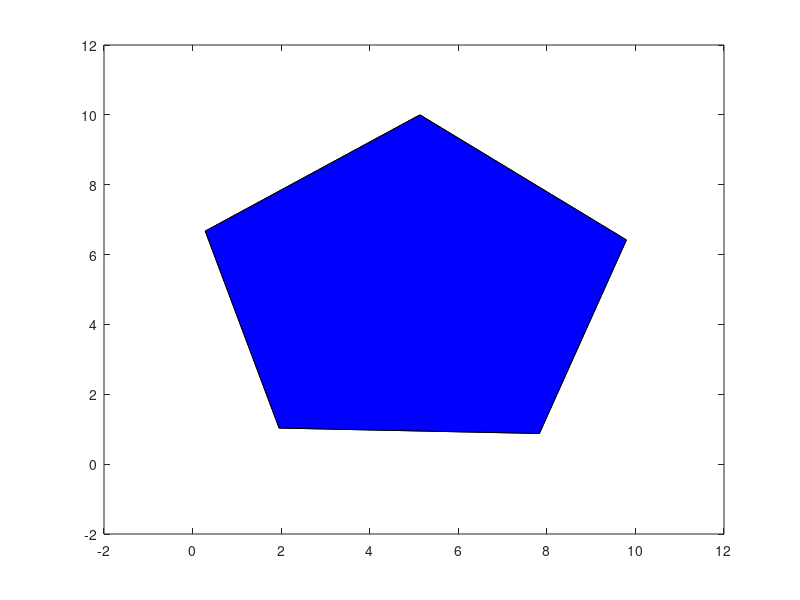

The MATLAB script that drew this image:
% Written by Patrick Cland
% Shared under the MIT License

function [hasCollided, MTV] = calculateCollision()
    currentFace = [0,0];    %Current face that we are getting the normal from
    currentAxis = [0,0];    %current axis that we are projecting onto
    currentMTV = [0,0];     %current minimum translation vector
    magTrans = intmax('int32');        %this is arbitrary, but this needs to be a large number in the beginning to get rid of false positives
    min1 = 0; min2 = 0; max1 = 0; max2 = 0; %min and max used to detect overlaps
    r1x = 0; r1y = 0; r2x = 0; r2y = 0;     %vertex matrix for each polygon's coordinates


    %retrieve input from user and store in these
    [nFace1, nFace2, vRot1, vRot2, cX1, cX2, cY1, cY2, s1, s2, failure] = processInput();
    if(failure == 1)
        return;
    end
    %create array to store results from dot products, it needs to be as big
    %as many vertices there are on the largest polygon
    dotResult1 = zeros(max([nFace1 nFace2]),1);
    dotResult2 = zeros(max([nFace1 nFace2]),1);

    %create polygons
    r1x = createPolygonX(nFace1, vRot1, cX1, s1);
    r1y = createPolygonY(nFace1, vRot1, cY1, s1);
    r2x = createPolygonX(nFace2, vRot2, cX2, s2);
    r2y = createPolygonY(nFace2, vRot2, cY2, s2);

    %Set up a dynamic bounding region for drawing the polygons on the
    %screen

    boundXmin = min([(cX1-s1) (cX2-s2)]) - 2;
    boundXmax = max([(cX1+s1) (cX2+s2)]) + 2;
    boundYmin = min([(cY1-s1) (cY2-s2)]) - 2;
    boundYmax = max([(cY1+s1) (cY2+s2)]) + 2;

    %Since matlab requires n+1 points to draw an n sided polygon, the last one being
    %the same vertex as the first, do that
    fill(r1x,r1y,'r',r2x,r2y,'b');
    axis([boundXmin boundXmax boundYmin boundYmax]);


    %We must test all the axes from the first polygon against the vertices
    %of the second polygon
    for i = 1:1:nFace1
        if(i == nFace1)
            %The last face is a special case
            currentFace = SubVector( [r1x(nFace1),r1y(nFace1)] , [r1x(1),r1y(1)] );
        else
            currentFace = SubVector( [r1x(i),r1y(i)] , [r1x(i+1),r1y(i+1)] );
        end

        %Get the unit normal vector to the face, which is the axis we
        %project to
        currentAxis = UnitVector(NormalVector(currentFace));
        fprintf('Axis: <%.2f\t%.2f>\n',currentAxis(1),currentAxis(2));

        %do the dot product to get the projection and store it
        for j = 1:1:nFace1
            dotResult1(j) = dot( [r1x(j),r1y(j)] , currentAxis);
        end
        for j = 1:1:nFace2
            dotResult2(j) = dot( [r2x(j),r2y(j)] , currentAxis);
        end

        min1 = min(dotResult1);
        min2 = min(dotResult2);
        max1 = max(dotResult1);
        max2 = max(dotResult2);

        fprintf('Min 1: %.2f\tMax 1: %.2f\tMin 2: %.2f\tMax 2: %.2f\n\n',min1,max1,min2,max2);

        %If there is no overlap of the projections, there couldn't have
        %been a collision
        if(AgtB(min2, max1) == 1)
            fprintf('\nMin 2: %.2f\tMax 1: %.2f\nProjections do not overlap.\nNo collision.\n',min2,max1);
            %hasCollided = 0;
            return;
        end

        %Calculate the magnitude of the minimum translation vector
        %The MTV's magnitude is the value of the overlap of the projections
        %and the direction is the same as the current axis.
        if((max1 - min2) < magTrans)
            magTrans = max1 - min2;
            currentMTV = magTrans*currentAxis;
        end
    end

    %-------------------------------------------------------------------
    %Now we must test all the vertices of the first polygon against the
    %axes from the 2nd polygon
    %-------------------------------------------------------------------
    for i = 1:1:nFace2
        if(i == nFace2)
            %The last face is a special case
            currentFace = SubVector( [r2x(nFace2),r2y(nFace2)] , [r2x(1),r2y(1)] );
        else
            currentFace = SubVector( [r2x(i),r2y(i)] , [r2x(i+1),r2y(i+1)] );
        end

        %Get the unit normal vector to the face, which is the axis we
        %project to
        currentAxis = UnitVector(NormalVector(currentFace));
        fprintf('Axis: <%.2f\t%.2f>\n',currentAxis(1),currentAxis(2));

        for j = 1:1:nFace1
            dotResult1(j) = dot( [r1x(j),r1y(j)] , currentAxis);
        end
        for j = 1:1:nFace2
            dotResult2(j) = dot( [r2x(j),r2y(j)] , currentAxis);
        end

        min1 = min(dotResult1);
        min2 = min(dotResult2);
        max1 = max(dotResult1);
        max2 = max(dotResult2);

        fprintf('Min 1: %.2f\tMax 1: %.2f\tMin 2: %.2f\tMax 2: %.2f\n\n',min1,max1,min2,max2);

        %If there is no overlap of the projections, there couldn't have
        %been a collision
        if(AgtB(min2, max1) == 1)
            fprintf('\nMin 2: %.2f\tMax 1: %.2f\nProjections do not overlap.\nNo collision.\n',min2,max1);
            %hasCollided = 0;
            return;
        end

        %Calculate the magnitude of the minimum translation vector
        %The MTV's magnitude is the value of the overlap of the projections
        %and the direction is the same as the current axis.
        if((max1 - min2) < magTrans)
            magTrans = max1 - min2;

            currentMTV = magTrans*currentAxis;
        end
    end

    %If there was a collision, these are the values of the collision
    MTV = currentMTV;

    %if the magnitude is 0 but there was a collision, the polygons are
    %tangential.
    if(norm(MTV) == 0)
        tangential = 1;
    else
        tangential = 0;
    end

    fprintf('\nCollision detected.\n');

    if(tangential ~= 1)
        fprintf('Magnitude of collision: %.2f\nDirection of collision: <%.2f,%.2f>\n',norm(MTV),MTV(1)/norm(MTV),MTV(2)/norm(MTV));
    else
        fprintf('The polygons are tangentially colliding.\n');
    end

end

%subtracts two vectors and gives the result
function [result] = SubVector(v1,v2)
    result = (v2-v1);
end

%returns the normal (orthogonal) vector
function [result] = NormalVector(v)
    result(1) = v(2);
    result(2) = v(1)*-1;
end

%normalizes a vector returning the unit vector of magnitude 1
function [result] = UnitVector(v)
    result = v/norm(v);
end

%Returns 1 if A > B and 0 is else
function [result] = AgtB(A,B)
    if(A > B)
        result = 1;
    else
        result = 0;
    end
end

%Retrieves the amount of faces and angle of rotation of polygons for each
%polygon
function [amtFaces1, amtFaces2, rot1, rot2, centerX1, centerX2, centerY1, centerY2, size1, size2, failure] = processInput()
    %Initialize values
    amtFaces1 = 0; amtFaces2 = 0; rot1 = 0; rot2 = 0; centerX1 = 0; centerX2 = 0; centerY1 = 0; centerY2 = 0; size1 = 0; size2 = 0; failure = 0;
    amtFaces1 = input('Enter the number of faces for polygon 1: ');
    if((mod(amtFaces1,1) ~= 0) || (amtFaces1 < 0))
        fprintf('\nNumber of faces must be a positive integer.\nPlease try again.\n\n');
        failure = 1;
        return;
    end
    rot1 = input('Enter the angle of rotation for polygon 1 (RADIANS): ');
    centerX1 = input('Enter the x coordinate for the center of polygon 1: ');
    centerY1 = input('Enter the y coordinate for the center of polygon 1: ');
    size1 = input('Enter the size of polygon 1: ');
    if(size1 <= 0)
        fprintf('\nSize must be a positive number greater than 0.\nPlease try again.\n\n');
        failure = 1;
        return;
    end

    fprintf('\n');

    amtFaces2 = input('Enter the number of faces for polygon 2: ');
    if((mod(amtFaces2,1) ~= 0) || (amtFaces1 < 0))
        fprintf('\nNumber of faces must be a positive integer.\nPlease try again.\n\n');
        failure = 1;
        return;
    end
    rot2 = input('Enter the angle of rotation for polygon 2 (RADIANS): ');
    centerX2 = input('Enter the x coordinate for the center of polygon 2: ');
    centerY2 = input('Enter the y coordinate for the center of polygon 2: ');
    size2 = input('Enter the size of polygon 2: ');
    if(size2 <= 0)
        fprintf('\nSize must be a positive number greater than 0.\nPlease try again.\n\n');
        failure = 1;
        return;
    end
end

%creates a polygons vertices from the arguments provided
function [vX] = createPolygonX(amtFace, rot, centerX, size)
    vX = zeros(amtFace,1);  %allocate the vertices ahead of time
    angleSeparation = (2*pi) / amtFace; %each vertex is separated by this angle, made from separating the unit circle into even subdivisions
    currentAngle = (pi/2);    %the first vertex will be at the top

    %create the vertices for each polygon
    for i = 1:1:amtFace
        vX(i) = centerX + (size * cos(currentAngle + rot));
        currentAngle = currentAngle + angleSeparation;
    end
end

function [vY] = createPolygonY(amtFace, rot, centerY, size)
    vY = zeros(amtFace,1);
    angleSeparation = (2*pi) / amtFace; %each vertex is separated by this angle, made from separating the unit circle into even subdivisions
    currentAngle = (pi/2);         %the current angle which is used to generate the vertices

    %create the vertices for each polygon
    for i = 1:1:amtFace
        vY(i) = centerY + (size * sin(currentAngle + rot));
        currentAngle = currentAngle + angleSeparation;
    end
end
